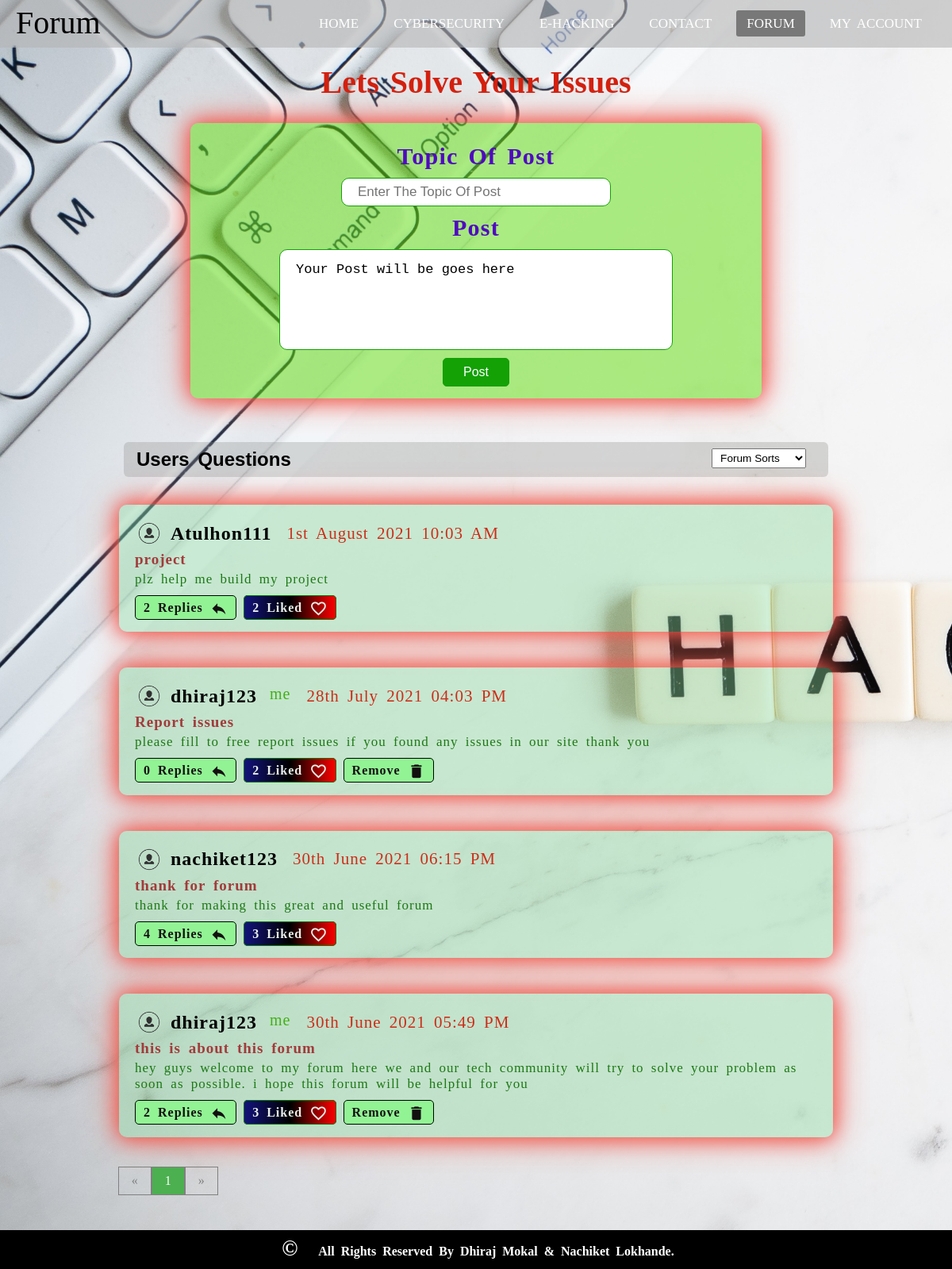
Page /forum.php (signed in) on the committed database.
### tables this page shows
CREATE TABLE `forum` (
  `fid` int(3) NOT NULL,
  `point` text NOT NULL,
  `postcomment` text NOT NULL,
  `sno` int(3) NOT NULL,
  `likes` int(10) NOT NULL DEFAULT 0,
  `date` datetime NOT NULL DEFAULT current_timestamp()
);

CREATE TABLE `registration` (
  `sno` int(4) NOT NULL,
  `name` text NOT NULL,
  `mobile` text NOT NULL,
  `email` varchar(30) NOT NULL,
  `address` text NOT NULL,
  `gender` varchar(10) NOT NULL,
  `dob` text NOT NULL,
  `username1` varchar(20) NOT NULL,
  `password1` varchar(255) NOT NULL,
  `dt` datetime NOT NULL DEFAULT current_timestamp(),
  `score` text NOT NULL,
  `ip` text NOT NULL
);

### forum.php (the view, shortened to what this page needs)
<?php
include 'dbconnect.php';
?>
<!DOCTYPE html>
<html lang="en">
<head>
    <link rel="stylesheet" href="css/my_account.css">
    <link rel="stylesheet" href="css/forum.css">
</head>
<body>
    <nav id="mydiv" style="z-index: 9">
        <label class="logo">Forum</label>
        <ul>
            <li><a href="Home.php">Home</a></li>
            <li class="dropdown">
                <a href="javascript:void(0)" class="dropbtn">CyberSecurity</a>
            </li>
            <li><a href="pages/ethical-hacking.php" class="nav">E-Hacking</a></li>
            <li><a href="Home.php#contact" class="nav">Contact</a></li>
            <li><a href="forum.php" class="nav active">Forum</a></li>
            <li><a href="#" onclick="document.getElementById('id01').style.display='block'" style="width:auto;" class="nav">My Account</a></li>
        </ul>
    </nav>
    <h2 class="head1">Lets Solve Your Issues</h2>
    <div class="forum" id="forum">
        <div class="postp">
            <form action="<?php echo $_SERVER['REQUEST_URI']; ?>" method="post">
                <label for="point">Topic Of Post</label>
                <input type="text" id="point" placeholder="Enter The Topic Of Post" class="point center" name="point" required>
                <label for="postcomment">Post</label>
                <textarea id="postcomment" name="postcomment" rows="5" cols="43" class="postcomment center" placeholder="Enter your comment here" required>Your Post will be goes here </textarea>
                <button type="submit" name="post-p" class="center">Post</button>
            </form>
        </div>
    </div>
    <div class="sort" id="sort">
        <form action="#" method="post" id="sorts">
            <select id="sorting" name="sorting">
                <option disabled="disabled" selected="selected">Forum Sorts</option>
            </select>
        </form>
        <h2>Users Questions</h2>
    </div>
    <?php
    if (isset($_POST["sorting"])) {
        $sort = $_POST["sorting"];
        if ($sort == "Older First") {
            $order = "ORDER BY fid ASC";
        } elseif ($sort == "Creation Time") {
            $order = "ORDER BY fid DESC";
        } elseif ($sort == "Subject") {
            $order = "ORDER BY point";
        }
    } else {
        $order = "ORDER BY fid DESC";
    }
    $limit = 10;
    $page = isset($_GET['page']) ? $_GET['page'] : 1;
    $start = ($page - 1) * $limit;
    $sql2 = "SELECT * FROM `forum` $order LIMIT $start, $limit;";
    $result2 = mysqli_query($conn, $sql2);
    $sno = $_SESSION['sno'];
    while ($row = mysqli_fetch_assoc($result2)) {
        $date1 = $row['date'];
        $addtime = strtotime("05:30") - strtotime("00:00");
        $time = date('h:i A', strtotime($date1) + $addtime);
        $date = date('jS   F Y', strtotime($date1));
        $point = $row['point'];
        $postcomment = $row['postcomment'];
        $fid = $row['fid'];
        $sno1 = $row['sno'];
        $likes = $row['likes'];
        $sql0 = "SELECT count(d_id) FROM `discussion` where fid = '$fid';";
        $result0 = mysqli_query($conn, $sql0);
        $num0 = mysqli_fetch_array($result0);
        $sql3 = "SELECT * FROM `registration` where sno ='$sno1';";
        $result3 = mysqli_query($conn, $sql3);
        $num3 = mysqli_num_rows($result3);
        if ($num3 == 1) {
            while ($row = mysqli_fetch_assoc($result3)) {
                $puname = $row['username1'];
            }
        } else {
            $puname = "Deleted Account";
        }
        echo '<div class="forumcon" id="forumcon">
       <div class="first" style="display:block;"><img src="css/image/icon.png" class="avtar">
           <div class="name">' . $puname . '</div>';
        if ($sno == $sno1) {
            echo ' <span class="active"> me </span>';
        }
        echo ' <div class="timestamp">' . $date . '&nbsp;' . $time . '</div>';
        echo '
       </div>
       <div class="sub"><a href="discussion.php?fid=' . $fid . '" style="background:transparent;color: #a23b3b;">' . $point . '</a></div>
       <span class="message">' . $postcomment . '</span>
       <a href="discussion.php?fid=' . $fid . '" class="discussion-page">' . $num0[0] . ' Replies  <span class="material-icons" style="vertical-align:middle; font-size:2.8vh;">
       reply
       </span></a>';
        $sql8 = "SELECT count(lno) FROM `likes` where `fid` = '$fid' AND `sno` = '$sno';";
        $result8 = mysqli_query($conn, $sql8);
        $num8 = mysqli_fetch_array($result8);
        $likeClass = "like";
        if ($num8[0] > 0) {
            $likeClass = "liked";
        }
        echo '<span id="post' . $fid . '" style="margin-left: 9px" class="' . $likeClass . '" onclick="setLike(' . $fid . ')"><span id="likes">' . $likes . '</span> Like<span class="likk"></span>  <span class="material-icons" style="vertical-align:middle; font-size:2.8vh;">
            favorite_border
            </span></span>';
        if ($sno == $sno1) {
            echo ' <a href="pages/deletepost.php?deletefid=' . $fid . '" class="discussion-page">Remove <span class="material-icons" style="vertical-align:middle; font-size:2.8vh;">
       delete
       </span></a>';
        }
        echo ' </div>';
    }
    $sql01 = "SELECT count(fid) As fid FROM `forum`";
    $result01 = mysqli_query($conn, $sql01);
    $countlno = $result01->fetch_all(MYSQLI_ASSOC);
    $total = $countlno[0]['fid'];
    $pages = ceil($total / $limit);
    $previous = $page - 1;
    $next = $page + 1;
    echo '<div class="pagination">';
    if ($previous > 0) {
        echo '<a href="forum.php?page=' . $previous . '" title="Go to previous page">&laquo;</a>';
    } else {
        echo ' <a href="#" title="This is first page" style="color:grey">&laquo;</a>';
    }
    for ($i = 1; $i <= $pages; $i++) :
        if ($page == $i) {
            echo '<a class="active" href="#">' . $i . '</a>';
        } else {
            echo '<a href="forum.php?page=' . $i . '" title="Go to Page ' . $i . '">' . $i . '</a>';
        }
    endfor;
    if ($page >= $pages) {
        echo '
     <a href="#" style="color:grey" title="This is last page">&raquo;</a>';
    } else {
        echo '<a href="forum.php?page=' . $next . '" title="Go to next page">&raquo;</a>';
    }
    echo '</div>';
    ?>
    <footer>
        <h4 class="footer"><span class="copyright-symbol"> &#169; </span> All Rights Reserved By Dhiraj Mokal & Nachiket Lokhande.</h4>
    </footer>
                <h4 class="user"><span class="user-symbol">&#xf2b9; Name: </span><?php print_r($_SESSION['name']); ?></h4>
                <h4 class="user"><span class="user-symbol">&#9993; Email: </span><?php print_r($_SESSION['email']); ?></h4>
                <h4 class="user"><span class="user-symbol">&#9742; Mobile: </span><?php print_r($_SESSION['mobile']); ?></h4>
                <h4 class="user"><span class="user-symbol">&#x26A5; Gender: </span><?php print_r($_SESSION['gender']); ?></h4>
                <h4 class="user"><span class="user-symbol">&#128197; Date of Birth: </span><?php print_r($_SESSION['dob']); ?></h4>
                <h4 class="user"><span class="user-symbol">&#9962; Address: </span><?php print_r($_SESSION['address']); ?></h4>
</body>
</html>

### css/my_account.css (style rules this page uses)
span.copyright-symbol { height: 20px; width: auto; font-size: 27px; padding-right: 15px; }
nav { height: 60px; width: 100%; position: fixed; top: 0; background: rgb(180, 180, 180, 0.6); }
label.logo { color: #000000; font-size: 40px; line-height: 58px; padding: 0 20px; font-family: fantasy; }
nav ul { float: right; margin-right: 20px; }
nav ul li { display: inline-block; line-height: 60px; margin: 0 5px; }
nav ul li a { color: white; font-size: 17px; padding: 7px 13px; border-radius: 3px; text-transform: uppercase; }
a.active, a:hover { background: #787878; transition: .5s; }
li.dropdown { display: inline-block; }

### rows in the picture
forum: sno.username1 "Atulhon111", date "1st August 2021", point "project", postcomment "plz help me build my project", num0 "2", likes "2"
forum: sno.username1 "dhiraj123", date "28th July 2021", point "Report issues", postcomment "please fill to free report issues if you found any issues in our site thank you", num0 "0", likes "2"
forum: sno.username1 "nachiket123", date "30th June 2021", point "thank for forum", postcomment "thank for making this great and useful forum", num0 "4", likes "3"
forum: sno.username1 "dhiraj123", date "30th June 2021", point "this is about this forum", postcomment "hey guys welcome to my forum here we and our tech community will try to solve your problem as soon as possible. i hope this forum will be helpful for you", num0 "2", likes "3"
